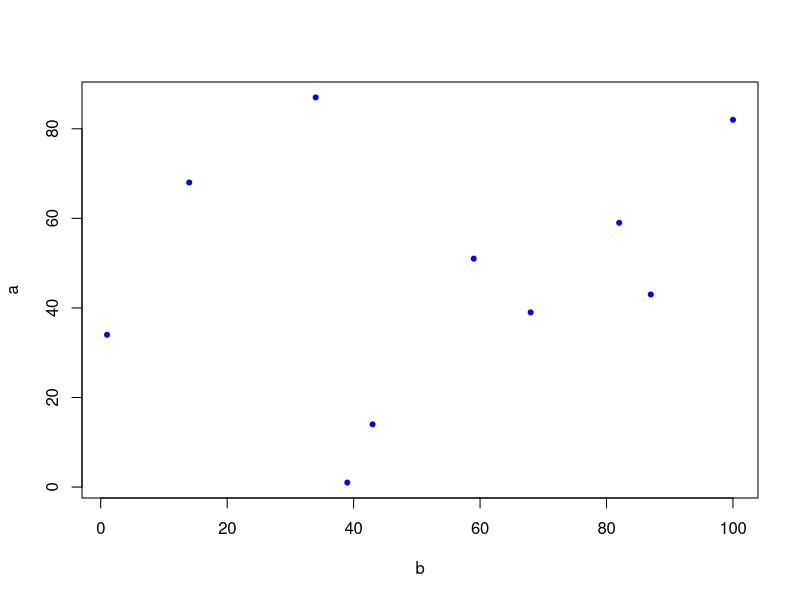
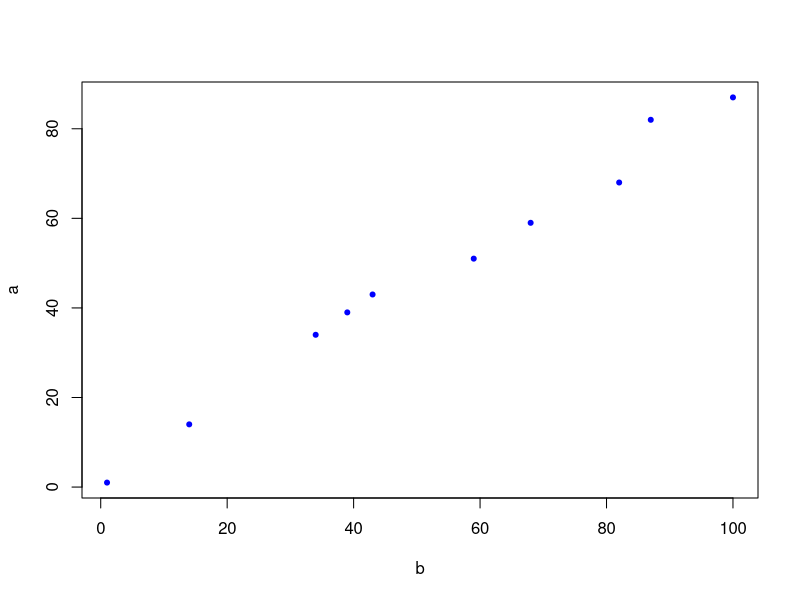

Reproduce these figures in R, in order.
# Autocorrelation is a measure of similarity (correlation) between nearby observations

# Creiamo due vettori di lunghezza 10 di numeri casuali
set.seed(0)
a<-sample(100, 10)
set.seed(1)
b<-sample(100,10)
plot(a, b, xlab='b', ylab='a', pch=20, col="blue")
cor(a,b)  ## La correlazione è bassa, dato che sono vettori casuali

# Se ora ordiniamo gli elementi, la correlazione aumenta
a<-sort(a)
b<-sort(b)
plot(a, b, xlab='b', ylab='a', pch=20, col="blue")








